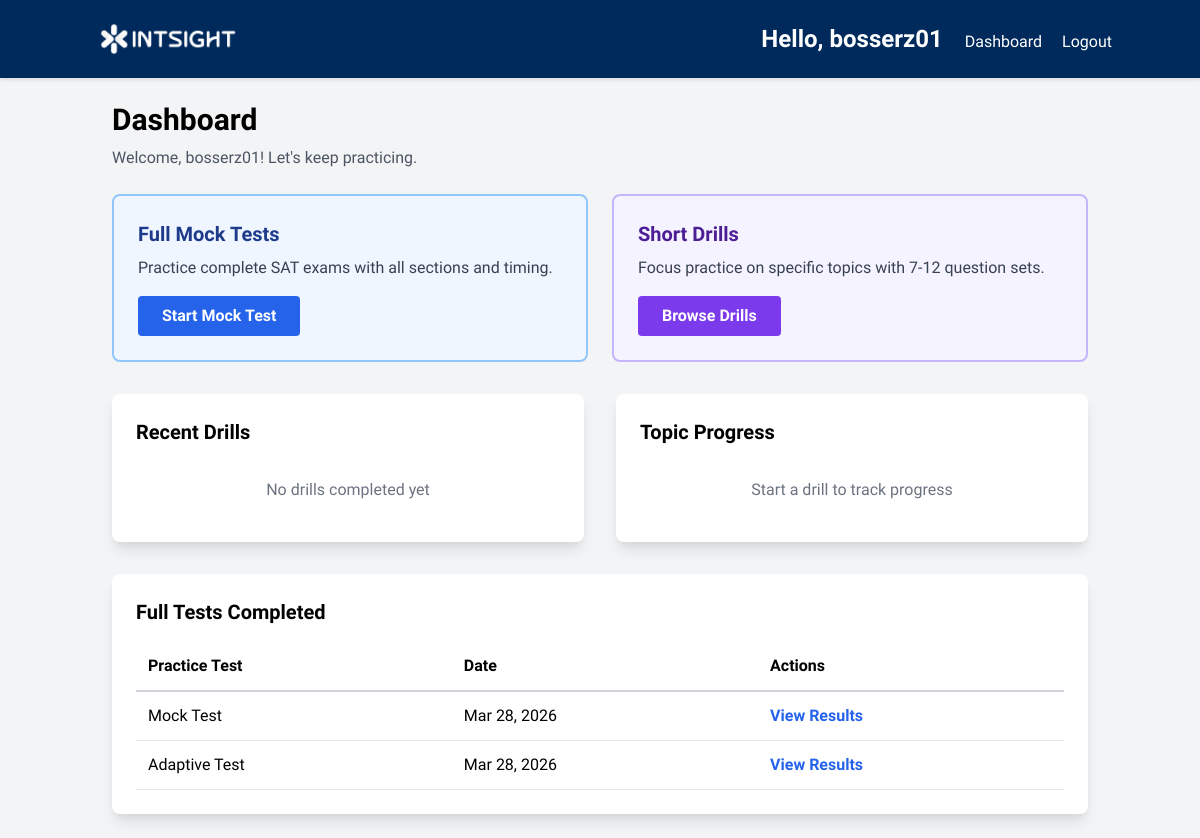
The app's page /dashboard (signed in) with its own data.
### app.py (models this page shows)
class User(db.Model):
    __tablename__ = "users"
    id = db.Column(db.Integer, primary_key=True)
    username = db.Column(db.String(80), unique=True, nullable=False)
    password = db.Column(db.String(120), nullable=False)
    email = db.Column(db.String(120), unique=True, nullable=False)

class TestSession(db.Model):
    __tablename__ = "test_sessions"
    id = db.Column(db.Integer, primary_key=True)
    user_id = db.Column(db.Integer, db.ForeignKey('users.id'), nullable=False)
    practice_test_id = db.Column(db.String(10), nullable=False)  # ID of the practice test (e.g., 'test1', 'test2')
    start_time = db.Column(db.DateTime, nullable=False)
    score = db.Column(db.Integer, nullable=True)
    answers = db.Column(db.Text, nullable=True)  # JSON string of answers
    current_question = db.Column(db.Integer, default=0)
    current_section = db.Column(db.Integer, default=0)  # 0 to 3 for the 4 sections
    marked_for_review = db.Column(db.Text, nullable=True)  # JSON string of marked questions
    section_start_time = db.Column(db.DateTime, nullable=True)

### app.py (the view)
@app.route('/dashboard')
def dashboard():
    if 'user_id' not in session:
        flash('Please log in to access the dashboard.')
        return redirect(url_for('login'))
    user = User.query.get(session['user_id'])
    active_session = TestSession.query.filter_by(
        user_id=user.id, score=None
    ).order_by(TestSession.start_time.desc()).first()
    test_sessions = TestSession.query.filter_by(user_id=user.id).all()
    return render_template('dashboard.html',
                           username=session['username'],
                           test_sessions=test_sessions,
        active_session=active_session)

### templates/dashboard.html (shortened to what this page needs)
{% extends 'base.html' %}
{% block content %}
<div class="max-w-6xl mx-auto">
    <h2 class="text-3xl font-bold mb-2">Dashboard</h2>
    <p class="text-gray-600 mb-6">Welcome, {{ username }}! Let's keep practicing.</p>
    <div class="grid grid-cols-1 md:grid-cols-2 gap-6 mb-8">
        <div class="bg-blue-50 border-2 border-blue-300 rounded-lg p-6">
            <h3 class="text-xl font-bold text-blue-900 mb-2">Full Mock Tests</h3>
            <p class="text-gray-700 mb-4">Practice complete SAT exams with all sections and timing.</p>
            <a href="{{ url_for('select_test') }}" class="inline-block bg-blue-600 text-white px-6 py-2 rounded hover:bg-blue-700 transition font-semibold">
                Start Mock Test
            </a>
        </div>
        <div class="bg-purple-50 border-2 border-purple-300 rounded-lg p-6">
            <h3 class="text-xl font-bold text-purple-900 mb-2">Short Drills</h3>
            <p class="text-gray-700 mb-4">Focus practice on specific topics with 7-12 question sets.</p>
            <a href="{{ url_for('drill_select') }}" class="inline-block bg-purple-600 text-white px-6 py-2 rounded hover:bg-purple-700 transition font-semibold">
                Browse Drills
            </a>
        </div>
    </div>
    <div class="grid grid-cols-1 lg:grid-cols-2 gap-8 mb-8">
        <div class="bg-white rounded-lg shadow-lg p-6">
            <h3 class="text-xl font-bold mb-4">Recent Drills</h3>
            <div id="recent-drills" class="space-y-3">
            </div>
        </div>
        <div class="bg-white rounded-lg shadow-lg p-6">
            <h3 class="text-xl font-bold mb-4">Topic Progress</h3>
            <div id="topic-progress" class="space-y-3">
            </div>
        </div>
    </div>
    <div class="bg-white rounded-lg shadow-lg p-6">
        <h3 class="text-xl font-bold mb-4">Full Tests Completed</h3>
        {% if test_sessions %}
            <div class="overflow-x-auto">
                <table class="w-full">
                    <thead>
                        <tr class="border-b-2 border-gray-300">
                            <th class="p-3 text-left">Practice Test</th>
                            <th class="p-3 text-left">Date</th>
                            <th class="p-3 text-left">Actions</th>
                        </tr>
                    </thead>
                    <tbody>
                        {% for session in test_sessions %}
                            <tr class="border-b border-gray-200 hover:bg-gray-50">
                                <td class="p-3">{{ session.practice_test_id }}</td>
                                <td class="p-3">{{ session.start_time.strftime('%b %d, %Y') }}</td>
                                <td class="p-3">
                                    <a href="{{ url_for('results', session_id=session.id) }}" class="text-blue-600 hover:underline font-semibold">View Results</a>
                                </td>
                            </tr>
                        {% endfor %}
                    </tbody>
                </table>
            </div>
        {% else %}
            <p class="text-gray-500 text-center py-6">No full tests taken yet. <a href="{{ url_for('select_test') }}" class="text-blue-600 hover:underline">Start your first test</a></p>
        {% endif %}
    </div>
</div>
{% endblock %}

### templates/base.html (shortened to what this page needs)
<!DOCTYPE html>
<html lang="en">
<head>
    <link href="https://cdn.jsdelivr.net/npm/tailwindcss@2.2.19/dist/tailwind.min.css" rel="stylesheet">
    <link rel="stylesheet" href="{{ url_for('static', filename='css/style.css') }}">
</head>
<body class="bg-gray-100 font-sans">
    <nav class="bg-intsight text-white p-4">
        <div class="container mx-auto flex justify-between items-center">
            <a href="{{ url_for('index') }}" class="text-2xl font-bold">
                <img src="{{ url_for('static', filename='intsight-logo-white.png') }}" style="max-width: 160px;" alt="Intsight Logo">
            <div>
                {% if session.username %}
                    <span class="mr-4">Hello, {{ session.username }}</span>
                    <a href="{{ url_for('dashboard') }}" class="mr-4">Dashboard</a>
                    <a href="{{ url_for('logout') }}">Logout</a>
                {% else %}
                    <a href="{{ url_for('login') }}" class="mr-4">Login</a>
                {% endif %}
            </div>
        </div>
    </nav>
    <div class="container mx-auto p-6">
        {% block content %}{% endblock %}
    </div>
</body>
</html>

### static/css/style.css (style rules this page uses)
body { min-height: 100vh; display: flex; flex-direction: column; font-family: "Anuphan", sans-serif !important; }
.container { flex: 1; }
.bg-intsight { background-color: #002a5c; }
nav { box-shadow: 0 2px 4px rgba(0, 0, 0, 0.1); }

### records on screen
User: username "bosserz01"
TestSession: practice_test_id "Mock Test", start_time "Mar 28, 2026"
TestSession: practice_test_id "Adaptive Test", start_time "Mar 28, 2026"
